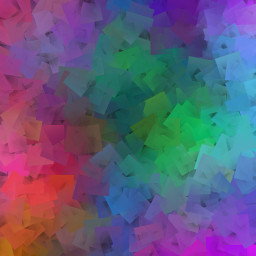
//> input picture PDI/figuras/blend1.jpg, 256 x 256 px
$ ./kmeans figuras/blend1.jpg figuras/blend2.jpg   (built with g++ and OpenCV 4)
//> lines starting //> are read from the running program, lines starting //| are printed output that depends on the picture
#include <opencv2/opencv.hpp>
#include <cstdlib>
#include <vector>
#include <iostream>

using namespace std;
using namespace cv;

int main( int argc, char** argv ){
   int nClusters = 8, nRodadas = 1;

  cv::Mat rotulos, centros;

  if (argc != 3) {
    std::cout << "kmeans entrada.jpg saida.jpg\n";
    exit(0);
  }

  cv::Mat img = cv::imread(argv[1], cv::IMREAD_COLOR);
//> img is the input picture: 256 rows x 256 cols, CV_8UC3; mean B, G, R 122.3, 90.9, 96.8
  cv::Mat samples(img.rows * img.cols, 3, CV_32F);

  for (int y = 0; y < img.rows; y++) {
    for (int x = 0; x < img.cols; x++) {
      for (int z = 0; z < 3; z++) {
        samples.at<float>(y + x * img.rows, z) = img.at<cv::Vec3b>(y, x)[z];
      }
    }
  }


  //Executa o kmeans nExecucoes vezes, inserindo-os no vetor rotulada
  vector<Mat> rotulada(10,  Mat(img.size(), img.type()) );
  for(int i = 0; i<10; i++){
    kmeans(samples,
          nClusters,
          rotulos,
          TermCriteria(TermCriteria::EPS|TermCriteria::COUNT, 10000, 0.0001),
          nRodadas,
          KMEANS_RANDOM_CENTERS,
          centros );

    for( int y = 0; y < img.rows; y++ ){
      for( int x = 0; x < img.cols; x++ ){
        int indice = rotulos.at<int>(y + x*img.rows,0);
        rotulada.at(i).at<Vec3b>(y,x)[0] = (uchar) centros.at<float>(indice, 0);
        rotulada.at(i).at<Vec3b>(y,x)[1] = (uchar) centros.at<float>(indice, 1);
        rotulada.at(i).at<Vec3b>(y,x)[2] = (uchar) centros.at<float>(indice, 2);
      }
    }

    imshow( "Imagem Final", rotulada.at(i) );
    waitKey();
    }
//> this loop made 10 passes
//> pass 1, `imshow( "Imagem Final", rotulada.at(i) );`:
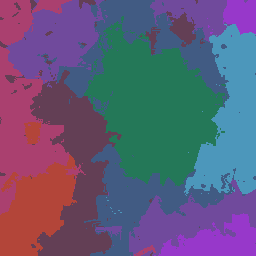
//> window 'Imagem Final': 256 rows x 256 cols, CV_8UC3; mean B, G, R 121.9, 90.5, 96.3
//> pass 2, `imshow( "Imagem Final", rotulada.at(i) );`:
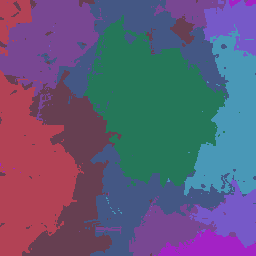
//> window 'Imagem Final': 256 rows x 256 cols, CV_8UC3; mean B, G, R 121.8, 90.5, 96.3
}
